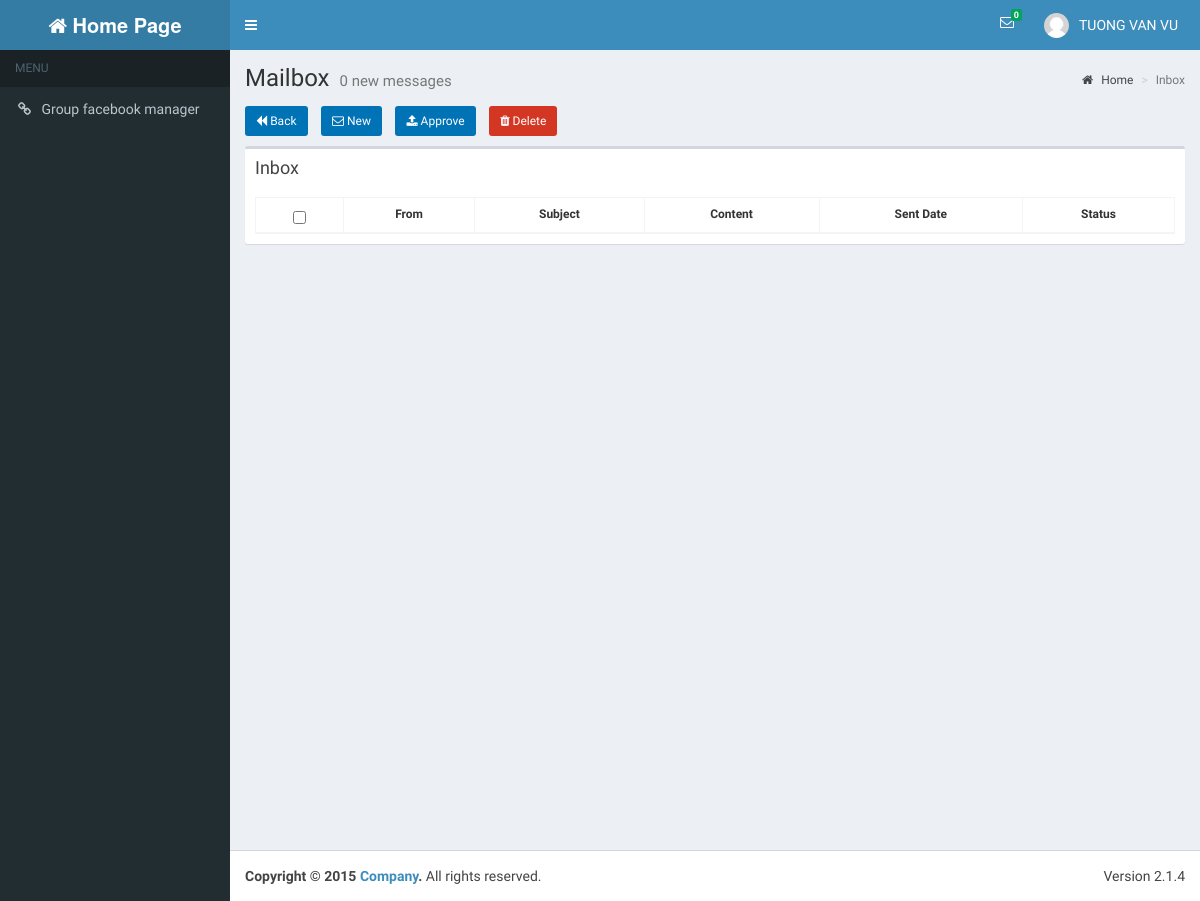
Page /inboxView.php (signed in) on the earlier database version.
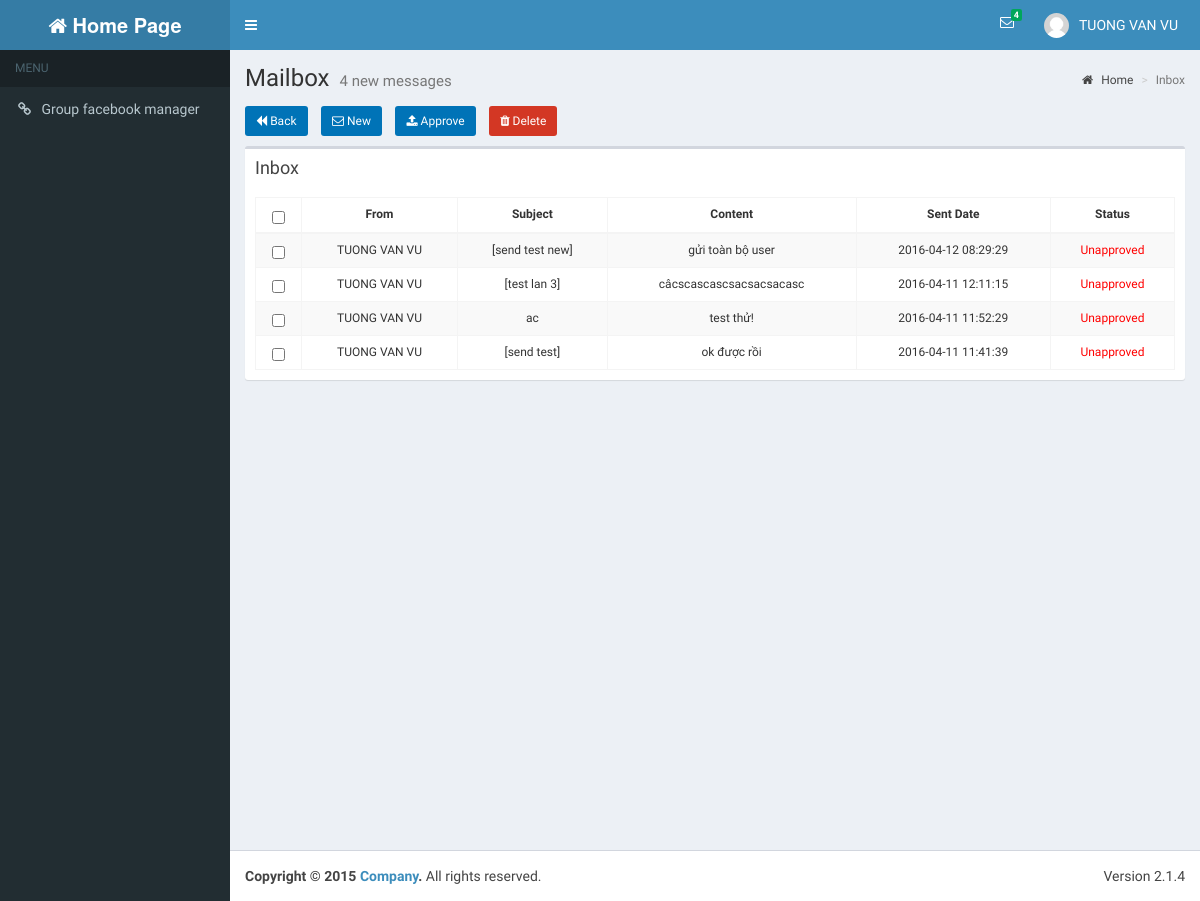
Same page on the later database version.
### tables this page shows
CREATE TABLE IF NOT EXISTS `inbox` (
  `InboxId` int(20) NOT NULL AUTO_INCREMENT,
  `FromUserId` int(20) DEFAULT NULL,
  `ToUserId` int(20) DEFAULT NULL,
  `Subject` varchar(50) DEFAULT NULL,
  `Content` text,
  `Status` varchar(50) DEFAULT NULL,
  `Sentdate` timestamp NOT NULL DEFAULT '0000-00-00 00:00:00',
  `CreateTime` timestamp NOT NULL DEFAULT '0000-00-00 00:00:00',
  `UpdateTime` timestamp NOT NULL DEFAULT '0000-00-00 00:00:00' ON UPDATE CURRENT_TIMESTAMP,
  PRIMARY KEY (`InboxId`),
  KEY `fk_inbox_users_from_idx` (`FromUserId`),
  KEY `fk_inbox_users_to_idx` (`ToUserId`)
);

### dao/db_connect.php (called while the page is built, shortened)
<?php
class DB_CONNECT {
    function connect() {
        $con = @mysql_connect(DB_SERVER, DB_USER, DB_PASSWORD) or die(mysql_error());
        return $con;
    }
}
?>

### dao/daoInbox.php (called while the page is built, shortened)
<?php
require_once 'db_connect.php';
require_once '/../models/inbox.php';
$inboxId = "InboxId";
$subject = "Subject";
$content = "Content";
$status = "Status";
$sentdate = "Sentdate";
function getInboxIdUseStatus($varName) {
    $result = mysql_query("SELECT 1 FROM inbox "
            . " WHERE  status = 1 and toUserId = " . $varName)
            or die(mysql_error());
    if (mysql_num_rows($result) > 0) {
        return mysql_num_rows($result);
    }
    return 0;
}
function getListInboxSize($userId) {
    $listInbox = array();
    $result = mysql_query("SELECT 1 FROM inbox a,users b, status c "
            . "WHERE a.ToUserId = b.userId and a.status = c.StatusId and a. toUserId = " . $userId . " order by a.sentdate desc")
            or die(mysql_error());
    if (mysql_num_rows($result) > 0) {
        return mysql_num_rows($result);
    }
    return 0;
}
function getListInbox2($userId, $start, $row) {
    global $inboxId, $fromUserId, $toUserId, $subject, $content, $status, $sentdate, $createTime, $updateTime;
    $listInbox = array();
    $result = mysql_query("SELECT b.`FullName`,a.`InboxId`, a.`Subject`, a.`Content`,  a.`Sentdate`, a.`Status` FROM inbox a,users b "
            . "WHERE a.ToUserId = b.UserId and a.ToUserId = " . $userId . " order by a.sentdate desc limit " . $start . "," . $row)
            or die(mysql_error());
    if (mysql_num_rows($result) > 0) {
        while ($row = mysql_fetch_array($result)) {
            $inbox = new Inbox();
            $inbox->setFromUserId($row['FullName']);
            $inbox->setInboxId($row[$inboxId]);
            $inbox->setSubject($row[$subject]);
            $inbox->setContent($row[$content]);
            $inbox->setStatus($row[$status]);
            $inbox->setSentdate($row[$sentdate]);
            array_push($listInbox, $inbox);
        }
    }
    return $listInbox;
}
?>

### models/inbox.php (called while the page is built, shortened)
<?php
class Inbox {
    private $inboxId;
    private $fromUserId;
    private $subject;
    private $content;
    private $status;
    private $sentDate;
    function getInboxId() {
        return $this->inboxId;
    }
    function getFromUserId() {
        return $this->fromUserId;
    }
    function getSubject() {
        return $this->subject;
    }
    function getContent() {
        return $this->content;
    }
    function getStatus() {
        return $this->status;
    }
    function getSentDate() {
        return $this->sentDate;
    }
    function setInboxId($inboxId) {
        $this->inboxId = $inboxId;
    }
    function setFromUserId($fromUserId) {
        $this->fromUserId = $fromUserId;
    }
    function setSubject($subject) {
        $this->subject = $subject;
    }
    function setContent($content) {
        $this->content = $content;
    }
    function setStatus($status) {
        $this->status = $status;
    }
    function setSentDate($sentDate) {
        $this->sentDate = $sentDate;
    }
}
?>

### dao/daoUsers.php (called while the page is built, shortened)
<?php
require_once 'db_connect.php';
$userId = "UserId";
function getNameUserUseUserId($varName) {
    global $userId, $userName, $fullName;
    $result = mysql_query("SELECT *FROM users WHERE " . $userId . " = '" . $varName . "'") or die(mysql_error());
    return $varName;
}
?>

### inboxView.php (the view, shortened to what the changed rows need)
<?php
require_once '/dao/daoUsers.php';
require_once '/models/inbox.php';
require_once '/dao/daoInbox.php';
require_once '/dao/daoUsers.php';
$numInbox = getInboxIdUseStatus($_SESSION['user_id']);
$current = $_GET['pageNumInbox'] == null ? 1 : $_GET['pageNumInbox'];
$start = ($current - 1) * 10+1;
$listInbox = (array) getListInbox2($_SESSION['user_id'], ($start-1), 10);
$totalRecord = getListInboxSize($_SESSION['user_id']);
?>
<html>
    <head>
        <?php include 'includeCss.php'; ?>
    </head>
    <body class="hold-transition skin-blue sidebar-mini">
        <div class="wrapper">
            <?php include 'includeTab.php';?>
            <div class="content-wrapper">
                <section class="content-header">
                    <h1>
                        Mailbox
                        <small><?php echo $totalRecord ?> new messages</small>
                    </h1>
                </section>
                <section class="content">
                    <div class="row">
                        <form id="form_id" name="myform" action="approvedInbox.php" method="POST">
                            <div class="col-md-12">
                                <div class="box table-responsive">
                                    <div class="box-body">
                                        <table id="example1" class="table table-bordered table-striped text-center text-sm" cellspacing="0" width="100%">
                                            <thead>
                                                <tr>
                                                    <th><input type="checkbox" id="selectall"/></th>
                                                    <th>From</th>
                                                    <th>Subject</th>
                                                    <th>Content</th>
                                                    <th>Sent Date</th>
                                                    <th>Status</th>
                                                </tr>
                                            </thead>
                                            <tbody>
                                                <?php
                                                foreach ($listInbox as $row) {
                                                    echo '<tr>';
                                                    echo "<td><input type=\"checkbox\" class =\"cbox\" name=\"checkbox_name[]\" value=\"{$row->getInboxId()}\" /></td>";
                                                    echo "<td>" . getNameUserUseUserId($row->getFromUserId()) . "</td>";
                                                    echo "<td>{$row->getSubject()}</td>";
                                                    echo "<td>{$row->getContent()}</td>";
                                                    echo "<td>{$row->getSentDate()}</td>";
                                                    if ($row->getStatus() == 1)
                                                        echo "<td><font color=\"#ff0000\">Unapproved</font></td>";
                                                    else
                                                        echo "<td>Approved</td>";
                                                    echo '</tr>';
                                                }
                                                ?>
                                            </tbody>
                                        </table>
                                    </div>
                                </div>
                            </div>
                        </form>
                    </div>
                </section>
            </div>
    </body>
</html>

### includeTab.php (shortened to what the changed rows need)
<header class="main-header">
    <nav class="navbar navbar-static-top" role="navigation">
        <div class="navbar-custom-menu">
            <ul class="nav navbar-nav">
                <li class="dropdown messages-menu">
                    <a href="#" class="dropdown-toggle" data-toggle="dropdown">
                        <i class="fa fa-envelope-o"></i>
                        <span class="label label-success"><?php echo '' . ($numInbox == null ? 0 : $numInbox); ?></span>
                    </a>
                </li>
            </ul>
        </div>
    </nav>
</header>

Differences in the rows shown:
added inbox: FromUserId "TUONG VAN VU", Subject "[send test new]", Content "gửi toàn bộ user", Sentdate "2016-04-12 08:29:29", Status "Unapproved"
added inbox: FromUserId "TUONG VAN VU", Subject "[test lan 3]", Content "câcscascascsacsacsacasc", Sentdate "2016-04-11 12:11:15", Status "Unapproved"
added inbox: FromUserId "TUONG VAN VU", Subject "ac", Content "test thử!", Sentdate "2016-04-11 11:52:29", Status "Unapproved"
added inbox: FromUserId "TUONG VAN VU", Subject "[send test]", Content "ok được rồi", Sentdate "2016-04-11 11:41:39", Status "Unapproved"
Other differences:
$numInbox: (not shown) → "4"
$totalRecord: "0" → "4"
text no longer shown: "0"
